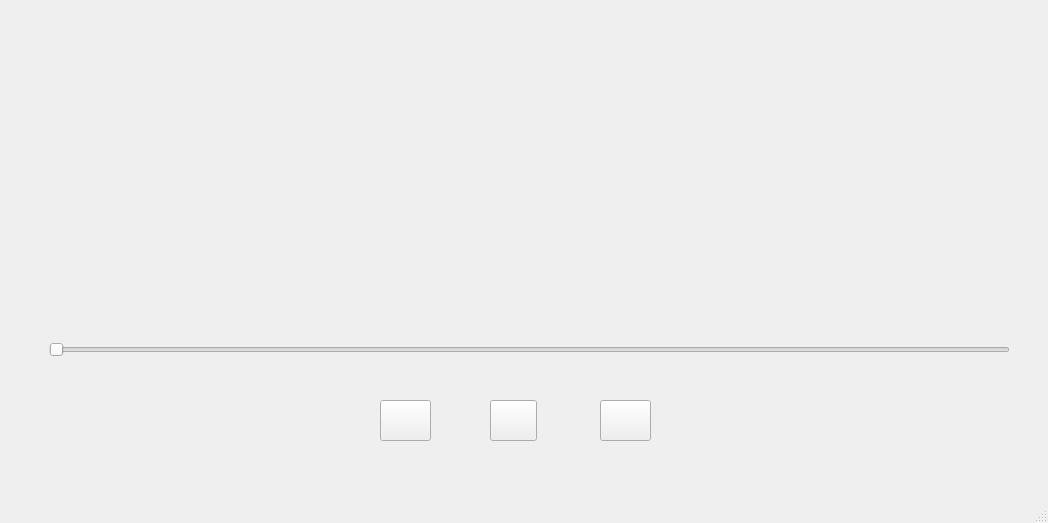
<?xml version="1.0" encoding="UTF-8"?>
<ui version="4.0">
 <class>MainWindow</class>
 <widget class="QMainWindow" name="MainWindow">
  <property name="geometry">
   <rect>
    <x>0</x>
    <y>0</y>
    <width>1048</width>
    <height>523</height>
   </rect>
  </property>
  <property name="windowTitle">
   <string>MainWindow</string>
  </property>
  <widget class="QWidget" name="centralwidget">
   <widget class="QLabel" name="label">
    <property name="geometry">
     <rect>
      <x>170</x>
      <y>130</y>
      <width>671</width>
      <height>61</height>
     </rect>
    </property>
    <property name="font">
     <font>
      <pointsize>24</pointsize>
     </font>
    </property>
    <property name="text">
     <string/>
    </property>
    <property name="alignment">
     <set>Qt::AlignCenter</set>
    </property>
   </widget>
   <widget class="QSlider" name="Slider">
    <property name="geometry">
     <rect>
      <x>49</x>
      <y>340</y>
      <width>961</width>
      <height>20</height>
     </rect>
    </property>
    <property name="orientation">
     <enum>Qt::Horizontal</enum>
    </property>
   </widget>
   <widget class="QPushButton" name="dir">
    <property name="geometry">
     <rect>
      <x>380</x>
      <y>400</y>
      <width>51</width>
      <height>41</height>
     </rect>
    </property>
    <property name="styleSheet">
     <string notr="true">border-image: url(:/new/prefix1/icon/文件夹_bg.png);</string>
    </property>
    <property name="text">
     <string/>
    </property>
   </widget>
   <widget class="QPushButton" name="play">
    <property name="geometry">
     <rect>
      <x>490</x>
      <y>400</y>
      <width>47</width>
      <height>41</height>
     </rect>
    </property>
    <property name="styleSheet">
     <string notr="true"/>
    </property>
    <property name="text">
     <string/>
    </property>
   </widget>
   <widget class="QPushButton" name="video">
    <property name="geometry">
     <rect>
      <x>600</x>
      <y>400</y>
      <width>51</width>
      <height>41</height>
     </rect>
    </property>
    <property name="styleSheet">
     <string notr="true">border-image: url(:/new/prefix1/icon/喇叭_bg.png);</string>
    </property>
    <property name="text">
     <string/>
    </property>
    <property name="checkable">
     <bool>true</bool>
    </property>
   </widget>
  </widget>
  <widget class="QMenuBar" name="menubar">
   <property name="geometry">
    <rect>
     <x>0</x>
     <y>0</y>
     <width>1048</width>
     <height>28</height>
    </rect>
   </property>
  </widget>
  <widget class="QStatusBar" name="statusbar"/>
 </widget>
 <resources/>
 <connections/>
</ui>
